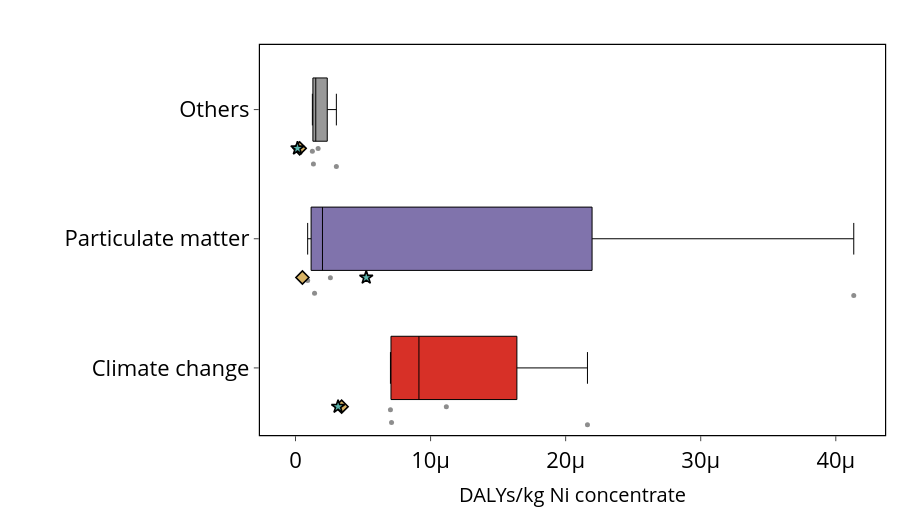

Notebook cell for this chart:
### Code cell
plot_lcia_boxes_for_reference_product(
    df_hh_eiv,
    reference_product="Ni concentrate",
    yaxis_label="DALYs/kg Ni concentrate",
    title="",
    output_html="results/Damages/boxplot_hh_ni_eiv.html",
    output_image="results/Damages/boxplot_hh_ni_eiv",
    image_format="pdf",
    **COMMON
)
plot_lcia_boxes_for_reference_product(
    df_hh_riv,
    reference_product="Ni concentrate",
    yaxis_label="DALYs/kg Ni concentrate",
    title="",
    output_html="results/Damages/boxplot_hh_ni_riv.html",
    output_image="results/Damages/boxplot_hh_ni_riv",
    image_format="pdf",
    **COMMON
)

### Figure 1 — Plotly figure (JSON) as saved in the notebook; plotly's stock layout.template omitted (floating-point values rounded to 4 significant figures)
{"data": [{"boxpoints": "all", "fillcolor": "#d73027", "hoverinfo": "text+x", "hovertext": ["Nunavik Nickel", "Raglan", "Thompson", "Voisey's Bay"], "jitter": 0.35, "line": {"color": "black", "width": 1}, "marker": {"color": "rgba(80,80,80,0.65)", "size": 5}, "orientation": "h", "showlegend": false, "x": [7.108e-06, 1.117e-05, 7.028e-06, 2.161e-05], "y": [0, 0, 0, 0], "type": "box"}, {"boxpoints": "all", "fillcolor": "#8073ac", "hoverinfo": "text+x", "hovertext": ["Nunavik Nickel", "Raglan", "Thompson", "Voisey's Bay"], "jitter": 0.35, "line": {"color": "black", "width": 1}, "marker": {"color": "rgba(80,80,80,0.65)", "size": 5}, "orientation": "h", "showlegend": false, "x": [1.409e-06, 2.583e-06, 9.003e-07, 4.133e-05], "y": [1, 1, 1, 1], "type": "box"}, {"boxpoints": "all", "fillcolor": "#999999", "hoverinfo": "text+x", "hovertext": ["Nunavik Nickel", "Raglan", "Thompson", "Voisey's Bay"], "jitter": 0.35, "line": {"color": "black", "width": 1}, "marker": {"color": "rgba(80,80,80,0.65)", "size": 5}, "orientation": "h", "showlegend": false, "x": [1.674e-06, 1.248e-06, 3.025e-06, 1.327e-06], "y": [2, 2, 2, 2], "type": "box"}, {"marker": {"color": "rgba(0,0,0,0)", "line": {"color": "black", "width": 1.5}, "size": 16, "symbol": "square"}, "mode": "markers", "name": "MetalliCan range", "showlegend": false, "x": [null], "y": [null], "type": "scatter"}, {"marker": {"color": "rgba(80,80,80,0.7)", "size": 10, "symbol": "circle"}, "mode": "markers", "name": "MetalliCan sites", "showlegend": false, "x": [null], "y": [null], "type": "scatter"}, {"marker": {"color": "#d8b365", "line": {"color": "black", "width": 1.6}, "size": 10, "symbol": "diamond"}, "mode": "markers", "name": "Ecoinvent", "showlegend": false, "x": [3.415e-06, 3.065e-07, 5.117e-07], "y": [-0.3, 1.7, 0.7], "type": "scatter"}, {"marker": {"color": "#5ab4ac", "line": {"color": "black", "width": 1.6}, "size": 10, "symbol": "star"}, "mode": "markers", "name": "Regioinvent", "showlegend": false, "x": [3.152e-06, 1.476e-07, 5.237e-06], "y": [-0.3, 1.7, 0.7], "type": "scatter"}], "layout": {"yaxis": {"tickmode": "array", "tickvals": [0, 1, 2], "ticktext": ["Climate change", "Particulate matter", "Others"], "tickfont": {"size": 22, "color": "black"}, "showgrid": false, "zeroline": false, "showline": true, "linecolor": "black", "linewidth": 1.2, "mirror": true, "ticks": "outside", "automargin": false}, "xaxis": {"title": {"text": "DALYs/kg Ni concentrate", "font": {"size": 20, "color": "black"}}, "tickfont": {"size": 22, "color": "black"}, "showgrid": false, "zeroline": false, "showline": true, "linecolor": "black", "linewidth": 1.2, "mirror": true, "ticks": "outside", "automargin": false}, "title": {"text": "", "x": 0.5, "font": {"size": 18, "color": "black"}}, "showlegend": false, "margin": {"l": 260, "r": 15, "t": 45, "b": 85}, "width": 900, "height": 520, "plot_bgcolor": "white", "paper_bgcolor": "white"}}
